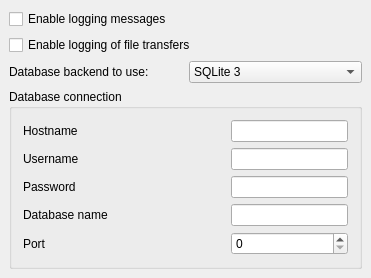
<ui version="4.0" >
 <class>OptHistory</class>
 <widget class="QWidget" name="OptHistory" >
  <property name="geometry" >
   <rect>
    <x>0</x>
    <y>0</y>
    <width>371</width>
    <height>271</height>
   </rect>
  </property>
  <property name="windowTitle" >
   <string>OptHistoryUI</string>
  </property>
  <layout class="QVBoxLayout" >
   <property name="spacing" >
    <number>6</number>
   </property>
   <property name="leftMargin" >
    <number>9</number>
   </property>
   <property name="topMargin" >
    <number>9</number>
   </property>
   <property name="rightMargin" >
    <number>9</number>
   </property>
   <property name="bottomMargin" >
    <number>9</number>
   </property>
   <item>
    <widget class="QCheckBox" name="ck_logMessages" >
     <property name="text" >
      <string>Enable logging messages</string>
     </property>
    </widget>
   </item>
   <item>
    <widget class="QCheckBox" name="ck_logFileTransfers" >
     <property name="text" >
      <string>Enable logging of file transfers</string>
     </property>
    </widget>
   </item>
   <item>
    <layout class="QHBoxLayout" >
     <property name="spacing" >
      <number>6</number>
     </property>
     <property name="leftMargin" >
      <number>0</number>
     </property>
     <property name="topMargin" >
      <number>0</number>
     </property>
     <property name="rightMargin" >
      <number>0</number>
     </property>
     <property name="bottomMargin" >
      <number>0</number>
     </property>
     <item>
      <widget class="QLabel" name="TextLabel2" >
       <property name="text" >
        <string>Database backend to use:</string>
       </property>
      </widget>
     </item>
     <item>
      <widget class="QComboBox" name="cb_backend" >
       <item>
        <property name="text" >
         <string>SQLite 3</string>
        </property>
       </item>
       <item>
        <property name="text" >
         <string>Postgres</string>
        </property>
       </item>
       <item>
        <property name="text" >
         <string>MySQL</string>
        </property>
       </item>
       <item>
        <property name="text" >
         <string>ODBC</string>
        </property>
       </item>
      </widget>
     </item>
    </layout>
   </item>
   <item>
    <widget class="QGroupBox" name="gb_dbcon" >
     <property name="title" >
      <string>Database connection </string>
     </property>
     <property name="alignment" >
      <set>Qt::AlignJustify</set>
     </property>
     <property name="flat" >
      <bool>false</bool>
     </property>
     <property name="checkable" >
      <bool>false</bool>
     </property>
     <property name="checked" >
      <bool>false</bool>
     </property>
     <layout class="QGridLayout" >
      <item row="0" column="0" >
       <widget class="QLabel" name="lb_hostname" >
        <property name="text" >
         <string>Hostname</string>
        </property>
       </widget>
      </item>
      <item row="1" column="0" >
       <widget class="QLabel" name="lb_username" >
        <property name="text" >
         <string>Username</string>
        </property>
       </widget>
      </item>
      <item row="2" column="0" >
       <widget class="QLabel" name="lb_password" >
        <property name="text" >
         <string>Password</string>
        </property>
       </widget>
      </item>
      <item row="3" column="0" >
       <widget class="QLabel" name="lb_dbname" >
        <property name="text" >
         <string>Database name</string>
        </property>
       </widget>
      </item>
      <item row="1" column="2" >
       <widget class="QLineEdit" name="le_username" />
      </item>
      <item row="0" column="2" >
       <widget class="QLineEdit" name="le_hostname" />
      </item>
      <item row="2" column="2" >
       <widget class="QLineEdit" name="le_password" >
        <property name="echoMode" >
         <enum>QLineEdit::Password</enum>
        </property>
       </widget>
      </item>
      <item row="3" column="2" >
       <widget class="QLineEdit" name="le_dbname" />
      </item>
      <item row="4" column="0" >
       <widget class="QLabel" name="lb_port" >
        <property name="text" >
         <string>Port</string>
        </property>
       </widget>
      </item>
      <item row="0" column="1" >
       <spacer>
        <property name="orientation" >
         <enum>Qt::Horizontal</enum>
        </property>
        <property name="sizeHint" >
         <size>
          <width>40</width>
          <height>20</height>
         </size>
        </property>
       </spacer>
      </item>
      <item row="1" column="1" >
       <spacer>
        <property name="orientation" >
         <enum>Qt::Horizontal</enum>
        </property>
        <property name="sizeHint" >
         <size>
          <width>40</width>
          <height>20</height>
         </size>
        </property>
       </spacer>
      </item>
      <item row="2" column="1" >
       <spacer>
        <property name="orientation" >
         <enum>Qt::Horizontal</enum>
        </property>
        <property name="sizeHint" >
         <size>
          <width>40</width>
          <height>20</height>
         </size>
        </property>
       </spacer>
      </item>
      <item row="3" column="1" >
       <spacer>
        <property name="orientation" >
         <enum>Qt::Horizontal</enum>
        </property>
        <property name="sizeHint" >
         <size>
          <width>40</width>
          <height>20</height>
         </size>
        </property>
       </spacer>
      </item>
      <item row="4" column="1" >
       <spacer>
        <property name="orientation" >
         <enum>Qt::Horizontal</enum>
        </property>
        <property name="sizeHint" >
         <size>
          <width>40</width>
          <height>20</height>
         </size>
        </property>
       </spacer>
      </item>
      <item row="4" column="2" >
       <widget class="QSpinBox" name="sb_port" />
      </item>
     </layout>
    </widget>
   </item>
  </layout>
 </widget>
 <layoutdefault spacing="6" margin="11" />
 <pixmapfunction>qPixmapFromMimeSource</pixmapfunction>
 <resources/>
 <connections/>
</ui>
